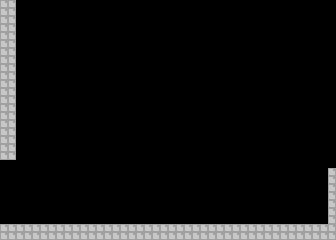

A level layout from a 2D game, rendered from its tile map. Below: a short description, then the map file with tile-grid data replaced by summaries:
An orthogonal 42x30 tile map with 8x8 px tiles, 1 tile layer (MainTiles) and 1 object (Transition).

<map version="1.0" tiledversion="1.1.3" orientation="orthogonal" renderorder="right-down" width="42" height="30" tilewidth="8" tileheight="8" infinite="0" nextobjectid="2">
 <tileset firstgid="1" source="Tileset0.tsx" />
 <layer name="MainTiles" width="42" height="30">
  <data>[1260 cells, 131 non-empty, 1 distinct tile ids]</data>
 </layer>
 <objectgroup name="Transitions">
  <object id="1" name="FinalEntry" type="Transition" x="0" y="160" width="7.375" height="64.375">
   <properties>
    <property name="TargetLevel" value="Going" />
    <property name="TargetTransition" value="GoingExit" />
   </properties>
  </object>
 </objectgroup>
</map>
